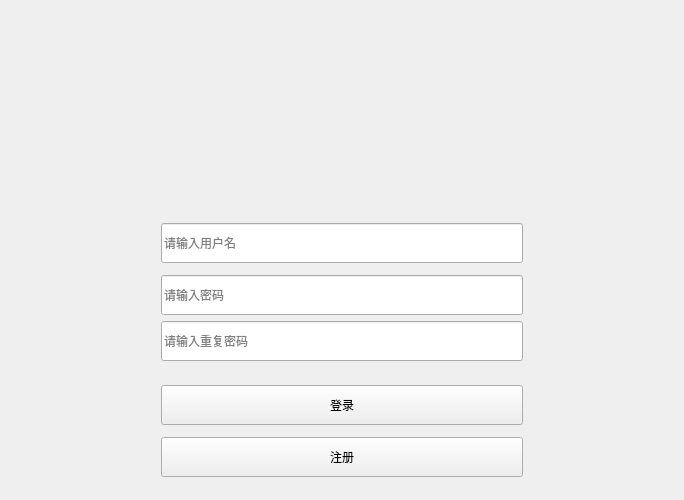
<?xml version="1.0" encoding="UTF-8"?>
<ui version="4.0">
 <class>Signup</class>
 <widget class="QWidget" name="Signup">
  <property name="geometry">
   <rect>
    <x>0</x>
    <y>0</y>
    <width>684</width>
    <height>500</height>
   </rect>
  </property>
  <property name="windowTitle">
   <string>Login</string>
  </property>
  <property name="windowIcon">
   <iconset>
    <normaloff>:/Login.jpg</normaloff>:/Login.jpg</iconset>
  </property>
  <layout class="QVBoxLayout" name="verticalLayout_2">
   <item>
    <layout class="QVBoxLayout" name="verticalLayout">
     <item>
      <layout class="QVBoxLayout" name="verticalLayout_3">
       <property name="leftMargin">
        <number>150</number>
       </property>
       <property name="topMargin">
        <number>0</number>
       </property>
       <property name="rightMargin">
        <number>150</number>
       </property>
       <item alignment="Qt::AlignHCenter|Qt::AlignVCenter">
        <widget class="QLabel" name="label_3">
         <property name="minimumSize">
          <size>
           <width>200</width>
           <height>200</height>
          </size>
         </property>
         <property name="maximumSize">
          <size>
           <width>200</width>
           <height>300</height>
          </size>
         </property>
         <property name="contextMenuPolicy">
          <enum>Qt::ActionsContextMenu</enum>
         </property>
         <property name="layoutDirection">
          <enum>Qt::LeftToRight</enum>
         </property>
         <property name="autoFillBackground">
          <bool>false</bool>
         </property>
         <property name="styleSheet">
          <string notr="true">border-image: url(:/image/icon/Icon.jpg);</string>
         </property>
         <property name="text">
          <string/>
         </property>
         <property name="alignment">
          <set>Qt::AlignLeading|Qt::AlignLeft|Qt::AlignVCenter</set>
         </property>
         <property name="wordWrap">
          <bool>false</bool>
         </property>
         <property name="openExternalLinks">
          <bool>false</bool>
         </property>
        </widget>
       </item>
       <item>
        <spacer name="verticalSpacer_3">
         <property name="orientation">
          <enum>Qt::Vertical</enum>
         </property>
         <property name="sizeHint" stdset="0">
          <size>
           <width>20</width>
           <height>40</height>
          </size>
         </property>
        </spacer>
       </item>
       <item>
        <widget class="QLineEdit" name="LineEdit_User">
         <property name="minimumSize">
          <size>
           <width>0</width>
           <height>40</height>
          </size>
         </property>
         <property name="inputMask">
          <string/>
         </property>
         <property name="text">
          <string/>
         </property>
         <property name="frame">
          <bool>true</bool>
         </property>
         <property name="dragEnabled">
          <bool>false</bool>
         </property>
         <property name="readOnly">
          <bool>false</bool>
         </property>
         <property name="placeholderText">
          <string>请输入用户名</string>
         </property>
         <property name="cursorMoveStyle">
          <enum>Qt::LogicalMoveStyle</enum>
         </property>
         <property name="clearButtonEnabled">
          <bool>false</bool>
         </property>
        </widget>
       </item>
       <item>
        <spacer name="verticalSpacer">
         <property name="orientation">
          <enum>Qt::Vertical</enum>
         </property>
         <property name="sizeHint" stdset="0">
          <size>
           <width>20</width>
           <height>40</height>
          </size>
         </property>
        </spacer>
       </item>
       <item>
        <widget class="QLineEdit" name="LineEdit_Password">
         <property name="minimumSize">
          <size>
           <width>0</width>
           <height>40</height>
          </size>
         </property>
         <property name="echoMode">
          <enum>QLineEdit::Password</enum>
         </property>
         <property name="placeholderText">
          <string>请输入密码</string>
         </property>
        </widget>
       </item>
       <item>
        <widget class="QLineEdit" name="LineEdit_RePassword">
         <property name="minimumSize">
          <size>
           <width>0</width>
           <height>40</height>
          </size>
         </property>
         <property name="echoMode">
          <enum>QLineEdit::Password</enum>
         </property>
         <property name="cursorPosition">
          <number>0</number>
         </property>
         <property name="placeholderText">
          <string>请输入重复密码</string>
         </property>
        </widget>
       </item>
       <item>
        <spacer name="verticalSpacer_5">
         <property name="orientation">
          <enum>Qt::Vertical</enum>
         </property>
         <property name="sizeHint" stdset="0">
          <size>
           <width>20</width>
           <height>40</height>
          </size>
         </property>
        </spacer>
       </item>
       <item>
        <spacer name="verticalSpacer_7">
         <property name="orientation">
          <enum>Qt::Vertical</enum>
         </property>
         <property name="sizeHint" stdset="0">
          <size>
           <width>20</width>
           <height>40</height>
          </size>
         </property>
        </spacer>
       </item>
       <item>
        <spacer name="verticalSpacer_9">
         <property name="orientation">
          <enum>Qt::Vertical</enum>
         </property>
         <property name="sizeHint" stdset="0">
          <size>
           <width>20</width>
           <height>40</height>
          </size>
         </property>
        </spacer>
       </item>
       <item>
        <widget class="QPushButton" name="PushBotton_Signup">
         <property name="minimumSize">
          <size>
           <width>0</width>
           <height>40</height>
          </size>
         </property>
         <property name="text">
          <string>登录</string>
         </property>
        </widget>
       </item>
       <item>
        <spacer name="verticalSpacer_4">
         <property name="orientation">
          <enum>Qt::Vertical</enum>
         </property>
         <property name="sizeHint" stdset="0">
          <size>
           <width>20</width>
           <height>40</height>
          </size>
         </property>
        </spacer>
       </item>
       <item>
        <widget class="QPushButton" name="PushBotton_Backspace">
         <property name="minimumSize">
          <size>
           <width>0</width>
           <height>40</height>
          </size>
         </property>
         <property name="text">
          <string>注册</string>
         </property>
        </widget>
       </item>
       <item>
        <spacer name="verticalSpacer_6">
         <property name="orientation">
          <enum>Qt::Vertical</enum>
         </property>
         <property name="sizeHint" stdset="0">
          <size>
           <width>20</width>
           <height>40</height>
          </size>
         </property>
        </spacer>
       </item>
       <item>
        <spacer name="verticalSpacer_8">
         <property name="orientation">
          <enum>Qt::Vertical</enum>
         </property>
         <property name="sizeHint" stdset="0">
          <size>
           <width>20</width>
           <height>40</height>
          </size>
         </property>
        </spacer>
       </item>
      </layout>
     </item>
    </layout>
   </item>
  </layout>
 </widget>
 <resources/>
 <connections/>
</ui>
